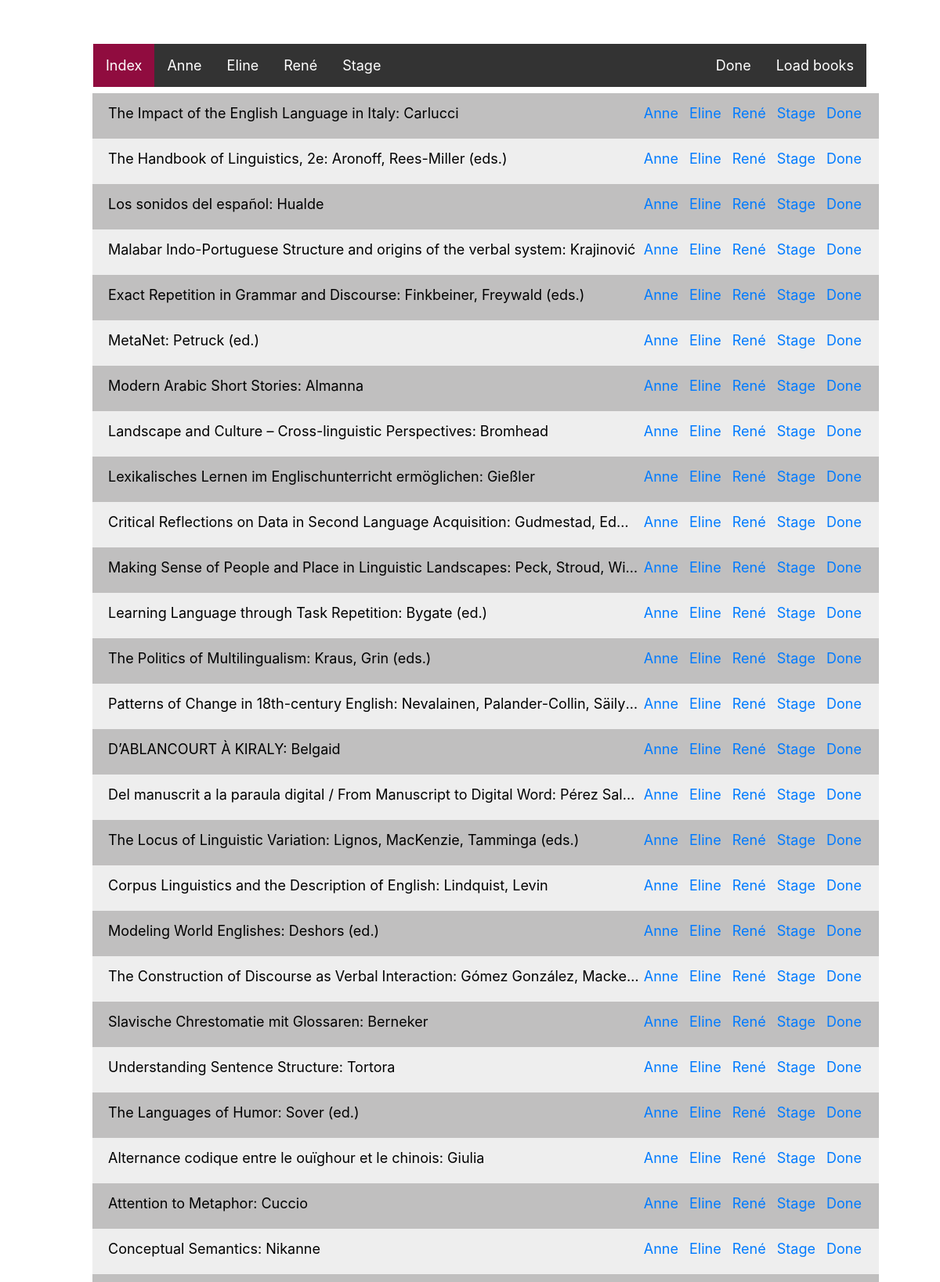
The page / (upper part) on the database its author committed.
### tables this page shows
CREATE TABLE 'books' (
  ID INTEGER PRIMARY KEY AUTOINCREMENT,
  BOOKINFO TEXT NOT NULL, 'STATUS' TEXT DEFAULT 'TODO',
  CONSTRAINT bookinfo_unique UNIQUE (BOOKINFO)
);

### application.py (the view)
@app.route("/", methods=["GET", "POST"])
def index():
    todobooks = db.execute("SELECT ID, BOOKINFO FROM books WHERE STATUS = 'TODO'")
    if request.method=="POST":
        page = requests.get("https://linguistlist.org/issues/issues-by-topic.cfm?topic=2&y=2018&order=desc")
        tree = html.fromstring(page.content)
        boekjes = tree.xpath('//ul/li[@class="issue"]/a/text()')
        for boekje in boekjes:
            db.execute("INSERT INTO books (BOOKINFO) VALUES (:bookinfo)", bookinfo=boekje.replace("Books: ", ""))
        return redirect("/")
    else:
        return render_template("index.html", todobooks=todobooks)

### templates/index.html (shortened to what this page needs)
{% extends "layout.html" %}
{% block main %}
<head>
</head>
<body>
<div class="navbar">
    <ul>
      <li><a class="active" href="/">Index</a></li>
      <li><a href="/Anne">Anne</a></li>
      <li><a href="/Eline">Eline</a></li>
      <li><a href="/Rene">René</a></li>
      <li><a href="/Stage">Stage</a></li>
      <li style="float:right"><a href="/" method="post">Load books</a></li>
      <li style="float:right"><a href="/donebooks">Done</a></li>
    </ul>
</div>
<div class="main">
    <ul id="booklist" style="list-style-type:none">
        {% for todobook in todobooks %}
        <li>
        <a href="http://www.google.com/search?q={{ todobook["BOOKINFO"]}}" style="color: #000000;" target="_blank"><text class="overflow">{{ todobook["BOOKINFO"]}}</class> </a>
        <a href="{{ url_for('done', bookId=todobook["ID"]) }}"><span>Done &ensp;</span></a>
        <a href="{{ url_for('assignStage', bookId=todobook["ID"]) }}"><span> Stage &ensp;</span></a>
        <a href="{{ url_for('assignRene', bookId=todobook["ID"]) }}"><span> René &ensp;</span></a>
        <a href="{{ url_for('assignEline', bookId=todobook["ID"]) }}"><span> Eline &ensp;</span></a>
        <a href="{{ url_for('assignAnne', bookId=todobook["ID"]) }}"><span> Anne &ensp;</span></a>
        </li>
        {% endfor %}
    </ul>
</div>
</body>
{% endblock %}

### templates/layout.html (shortened to what this page needs)
<!DOCTYPE html>
<html lang="en">
    <head>
        <link href="https://maxcdn.bootstrapcdn.com/bootstrap/4.0.0-beta.2/css/bootstrap.min.css" rel="stylesheet"/>
    </head>
    <body>
        <main class="container p-5">
            {% block main %}{% endblock %}
        </main>
    </body>
</html>

### templates/layout.html (style rules this page uses)
.main { overflow: hidden; white-space: nowrap; }
.main ul li { cursor: pointer; list-style-type: none; margin: 0; padding: 12px 8px 12px 20px; background: #eee; font-size: 18px; transition: 0.2s; }
.overflow { max-width: 680px; display: inline-block; overflow: hidden; text-overflow: ellipsis; white-space: nowrap; }
.main ul li:nth-child(odd) { background: #c0bfbf; }
.main a span { float: right; }
.navbar { width: 100%; }
.navbar ul { list-style-type: none; overflow: hidden; background-color: #333; margin: 0px 0px 0px 25px; padding: 0; width: 1400px; font-size: 18px; }
.navbar li { float: left; }
.active { background-color: #900C3F ; }
.navbar li a { display: block; color: white; text-align: center; padding: 14px 16px; text-decoration: none; }

### rows shown on the page
books: BOOKINFO "The Impact of the English Language in Italy: Carlucci"
books: BOOKINFO "The Handbook of Linguistics, 2e: Aronoff, Rees-Miller (eds.)"
books: BOOKINFO "Los sonidos del español: Hualde"
books: BOOKINFO "Malabar Indo-Portuguese Structure and origins of the verbal system: Krajinović"
books: BOOKINFO "Exact Repetition in Grammar and Discourse: Finkbeiner, Freywald (eds.)"
books: BOOKINFO "MetaNet: Petruck (ed.)"
books: BOOKINFO "Modern Arabic Short Stories: Almanna"
books: BOOKINFO "Landscape and Culture – Cross-linguistic Perspectives: Bromhead"
books: BOOKINFO "Lexikalisches Lernen im Englischunterricht ermöglichen: Gießler"
books: BOOKINFO "Critical Reflections on Data in Second Language Acquisition: Gudmestad, Ed…"
books: BOOKINFO "Making Sense of People and Place in Linguistic Landscapes: Peck, Stroud, Wi…"
books: BOOKINFO "Learning Language through Task Repetition: Bygate (ed.)"
books: BOOKINFO "The Politics of Multilingualism: Kraus, Grin (eds.)"
books: BOOKINFO "Patterns of Change in 18th-century English: Nevalainen, Palander-Collin, Säily…"
books: BOOKINFO "D’ABLANCOURT À KIRALY: Belgaid"
books: BOOKINFO "Del manuscrit a la paraula digital / From Manuscript to Digital Word: Pérez Sal…"
books: BOOKINFO "The Locus of Linguistic Variation: Lignos, MacKenzie, Tamminga (eds.)"
books: BOOKINFO "Corpus Linguistics and the Description of English: Lindquist, Levin"
books: BOOKINFO "Modeling World Englishes: Deshors (ed.)"
books: BOOKINFO "The Construction of Discourse as Verbal Interaction: Gómez González, Macke…"
books: BOOKINFO "Slavische Chrestomatie mit Glossaren: Berneker"
books: BOOKINFO "Understanding Sentence Structure: Tortora"
books: BOOKINFO "The Languages of Humor: Sover (ed.)"
books: BOOKINFO "Alternance codique entre le ouïghour et le chinois: Giulia"
books: BOOKINFO "Attention to Metaphor: Cuccio"
books: BOOKINFO "Conceptual Semantics: Nikanne"
